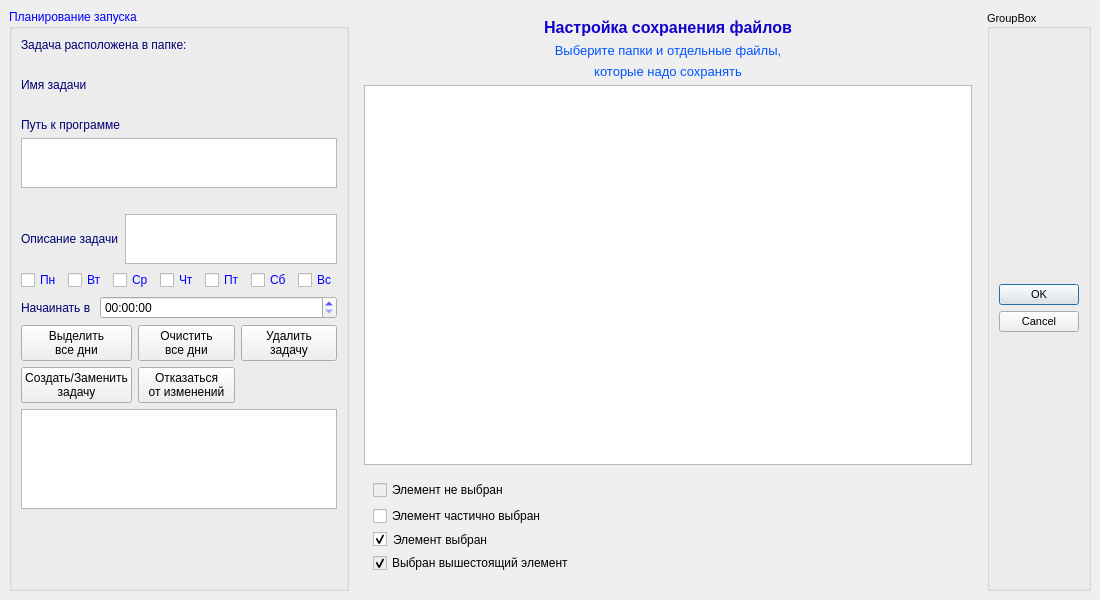
<?xml version="1.0" encoding="UTF-8"?>
<ui version="4.0">
 <class>MainWindow</class>
 <widget class="QMainWindow" name="MainWindow">
  <property name="geometry">
   <rect>
    <x>0</x>
    <y>0</y>
    <width>1100</width>
    <height>600</height>
   </rect>
  </property>
  <property name="windowTitle">
   <string>MainWindow</string>
  </property>
  <widget class="QWidget" name="centralwidget">
   <layout class="QHBoxLayout" name="horizontalLayout" stretch="1,3,0">
    <item>
     <widget class="QGroupBox" name="groupBoxLeft">
      <property name="maximumSize">
       <size>
        <width>16777215</width>
        <height>16777215</height>
       </size>
      </property>
      <property name="palette">
       <palette>
        <active>
         <colorrole role="WindowText">
          <brush brushstyle="SolidPattern">
           <color alpha="255">
            <red>0</red>
            <green>0</green>
            <blue>255</blue>
           </color>
          </brush>
         </colorrole>
        </active>
        <inactive>
         <colorrole role="WindowText">
          <brush brushstyle="SolidPattern">
           <color alpha="255">
            <red>0</red>
            <green>0</green>
            <blue>255</blue>
           </color>
          </brush>
         </colorrole>
        </inactive>
        <disabled>
         <colorrole role="WindowText">
          <brush brushstyle="SolidPattern">
           <color alpha="255">
            <red>120</red>
            <green>120</green>
            <blue>120</blue>
           </color>
          </brush>
         </colorrole>
        </disabled>
       </palette>
      </property>
      <property name="title">
       <string>Планирование запуска</string>
      </property>
      <property name="flat">
       <bool>true</bool>
      </property>
      <layout class="QVBoxLayout" name="verticalLayout_4">
       <item>
        <widget class="QLabel" name="label_6">
         <property name="palette">
          <palette>
           <active>
            <colorrole role="WindowText">
             <brush brushstyle="SolidPattern">
              <color alpha="255">
               <red>0</red>
               <green>0</green>
               <blue>113</blue>
              </color>
             </brush>
            </colorrole>
           </active>
           <inactive>
            <colorrole role="WindowText">
             <brush brushstyle="SolidPattern">
              <color alpha="255">
               <red>0</red>
               <green>0</green>
               <blue>113</blue>
              </color>
             </brush>
            </colorrole>
           </inactive>
           <disabled>
            <colorrole role="WindowText">
             <brush brushstyle="SolidPattern">
              <color alpha="255">
               <red>120</red>
               <green>120</green>
               <blue>120</blue>
              </color>
             </brush>
            </colorrole>
           </disabled>
          </palette>
         </property>
         <property name="text">
          <string>Задача расположена в папке:</string>
         </property>
        </widget>
       </item>
       <item>
        <widget class="QLabel" name="label_task_location">
         <property name="maximumSize">
          <size>
           <width>250</width>
           <height>16777215</height>
          </size>
         </property>
         <property name="text">
          <string/>
         </property>
        </widget>
       </item>
       <item>
        <widget class="QLabel" name="label_4">
         <property name="palette">
          <palette>
           <active>
            <colorrole role="WindowText">
             <brush brushstyle="SolidPattern">
              <color alpha="255">
               <red>0</red>
               <green>0</green>
               <blue>113</blue>
              </color>
             </brush>
            </colorrole>
           </active>
           <inactive>
            <colorrole role="WindowText">
             <brush brushstyle="SolidPattern">
              <color alpha="255">
               <red>0</red>
               <green>0</green>
               <blue>113</blue>
              </color>
             </brush>
            </colorrole>
           </inactive>
           <disabled>
            <colorrole role="WindowText">
             <brush brushstyle="SolidPattern">
              <color alpha="255">
               <red>120</red>
               <green>120</green>
               <blue>120</blue>
              </color>
             </brush>
            </colorrole>
           </disabled>
          </palette>
         </property>
         <property name="text">
          <string>Имя задачи</string>
         </property>
        </widget>
       </item>
       <item>
        <widget class="QLabel" name="label_task_name">
         <property name="text">
          <string/>
         </property>
        </widget>
       </item>
       <item>
        <widget class="QLabel" name="label_8">
         <property name="palette">
          <palette>
           <active>
            <colorrole role="WindowText">
             <brush brushstyle="SolidPattern">
              <color alpha="255">
               <red>0</red>
               <green>0</green>
               <blue>113</blue>
              </color>
             </brush>
            </colorrole>
           </active>
           <inactive>
            <colorrole role="WindowText">
             <brush brushstyle="SolidPattern">
              <color alpha="255">
               <red>0</red>
               <green>0</green>
               <blue>113</blue>
              </color>
             </brush>
            </colorrole>
           </inactive>
           <disabled>
            <colorrole role="WindowText">
             <brush brushstyle="SolidPattern">
              <color alpha="255">
               <red>120</red>
               <green>120</green>
               <blue>120</blue>
              </color>
             </brush>
            </colorrole>
           </disabled>
          </palette>
         </property>
         <property name="text">
          <string>Путь к программе</string>
         </property>
        </widget>
       </item>
       <item>
        <widget class="QPlainTextEdit" name="textEdit_program_path">
         <property name="maximumSize">
          <size>
           <width>16777215</width>
           <height>50</height>
          </size>
         </property>
        </widget>
       </item>
       <item>
        <widget class="QLabel" name="label_program_path">
         <property name="maximumSize">
          <size>
           <width>250</width>
           <height>16777215</height>
          </size>
         </property>
         <property name="whatsThis">
          <string/>
         </property>
         <property name="text">
          <string/>
         </property>
         <property name="wordWrap">
          <bool>true</bool>
         </property>
        </widget>
       </item>
       <item>
        <layout class="QHBoxLayout" name="horizontalLayout_3">
         <item>
          <widget class="QLabel" name="label_5">
           <property name="palette">
            <palette>
             <active>
              <colorrole role="WindowText">
               <brush brushstyle="SolidPattern">
                <color alpha="255">
                 <red>0</red>
                 <green>0</green>
                 <blue>113</blue>
                </color>
               </brush>
              </colorrole>
             </active>
             <inactive>
              <colorrole role="WindowText">
               <brush brushstyle="SolidPattern">
                <color alpha="255">
                 <red>0</red>
                 <green>0</green>
                 <blue>113</blue>
                </color>
               </brush>
              </colorrole>
             </inactive>
             <disabled>
              <colorrole role="WindowText">
               <brush brushstyle="SolidPattern">
                <color alpha="255">
                 <red>120</red>
                 <green>120</green>
                 <blue>120</blue>
                </color>
               </brush>
              </colorrole>
             </disabled>
            </palette>
           </property>
           <property name="text">
            <string>Описание задачи</string>
           </property>
          </widget>
         </item>
         <item>
          <widget class="QPlainTextEdit" name="textEdit_task_description">
           <property name="sizePolicy">
            <sizepolicy hsizetype="Preferred" vsizetype="Preferred">
             <horstretch>0</horstretch>
             <verstretch>0</verstretch>
            </sizepolicy>
           </property>
           <property name="maximumSize">
            <size>
             <width>16777215</width>
             <height>50</height>
            </size>
           </property>
           <property name="palette">
            <palette>
             <active>
              <colorrole role="WindowText">
               <brush brushstyle="SolidPattern">
                <color alpha="255">
                 <red>0</red>
                 <green>0</green>
                 <blue>255</blue>
                </color>
               </brush>
              </colorrole>
             </active>
             <inactive>
              <colorrole role="WindowText">
               <brush brushstyle="SolidPattern">
                <color alpha="255">
                 <red>0</red>
                 <green>0</green>
                 <blue>255</blue>
                </color>
               </brush>
              </colorrole>
             </inactive>
             <disabled>
              <colorrole role="WindowText">
               <brush brushstyle="SolidPattern">
                <color alpha="255">
                 <red>120</red>
                 <green>120</green>
                 <blue>120</blue>
                </color>
               </brush>
              </colorrole>
             </disabled>
            </palette>
           </property>
          </widget>
         </item>
        </layout>
       </item>
       <item>
        <layout class="QHBoxLayout" name="hbox_week_days">
         <item>
          <widget class="QCheckBox" name="checkBox_g7_1">
           <property name="sizePolicy">
            <sizepolicy hsizetype="Fixed" vsizetype="Fixed">
             <horstretch>0</horstretch>
             <verstretch>0</verstretch>
            </sizepolicy>
           </property>
           <property name="text">
            <string>Пн</string>
           </property>
          </widget>
         </item>
         <item>
          <widget class="QCheckBox" name="checkBox_g7_2">
           <property name="sizePolicy">
            <sizepolicy hsizetype="Fixed" vsizetype="Fixed">
             <horstretch>0</horstretch>
             <verstretch>0</verstretch>
            </sizepolicy>
           </property>
           <property name="text">
            <string>Вт</string>
           </property>
          </widget>
         </item>
         <item>
          <widget class="QCheckBox" name="checkBox_g7_3">
           <property name="sizePolicy">
            <sizepolicy hsizetype="Fixed" vsizetype="Fixed">
             <horstretch>0</horstretch>
             <verstretch>0</verstretch>
            </sizepolicy>
           </property>
           <property name="text">
            <string>Ср</string>
           </property>
          </widget>
         </item>
         <item>
          <widget class="QCheckBox" name="checkBox_g7_4">
           <property name="sizePolicy">
            <sizepolicy hsizetype="Fixed" vsizetype="Fixed">
             <horstretch>0</horstretch>
             <verstretch>0</verstretch>
            </sizepolicy>
           </property>
           <property name="text">
            <string>Чт</string>
           </property>
          </widget>
         </item>
         <item>
          <widget class="QCheckBox" name="checkBox_g7_5">
           <property name="sizePolicy">
            <sizepolicy hsizetype="Fixed" vsizetype="Fixed">
             <horstretch>0</horstretch>
             <verstretch>0</verstretch>
            </sizepolicy>
           </property>
           <property name="text">
            <string>Пт</string>
           </property>
          </widget>
         </item>
         <item>
          <widget class="QCheckBox" name="checkBox_g7_6">
           <property name="sizePolicy">
            <sizepolicy hsizetype="Fixed" vsizetype="Fixed">
             <horstretch>0</horstretch>
             <verstretch>0</verstretch>
            </sizepolicy>
           </property>
           <property name="text">
            <string>Сб</string>
           </property>
          </widget>
         </item>
         <item>
          <widget class="QCheckBox" name="checkBox_g7_7">
           <property name="sizePolicy">
            <sizepolicy hsizetype="Fixed" vsizetype="Fixed">
             <horstretch>0</horstretch>
             <verstretch>0</verstretch>
            </sizepolicy>
           </property>
           <property name="text">
            <string>Вс</string>
           </property>
          </widget>
         </item>
         <item>
          <spacer name="horizontalSpacer">
           <property name="orientation">
            <enum>Qt::Horizontal</enum>
           </property>
           <property name="sizeHint" stdset="0">
            <size>
             <width>80</width>
             <height>13</height>
            </size>
           </property>
          </spacer>
         </item>
        </layout>
       </item>
       <item>
        <layout class="QHBoxLayout" name="horizontalLayout_4">
         <item>
          <widget class="QLabel" name="label_11">
           <property name="sizePolicy">
            <sizepolicy hsizetype="Fixed" vsizetype="Preferred">
             <horstretch>0</horstretch>
             <verstretch>0</verstretch>
            </sizepolicy>
           </property>
           <property name="palette">
            <palette>
             <active>
              <colorrole role="WindowText">
               <brush brushstyle="SolidPattern">
                <color alpha="255">
                 <red>0</red>
                 <green>0</green>
                 <blue>113</blue>
                </color>
               </brush>
              </colorrole>
             </active>
             <inactive>
              <colorrole role="WindowText">
               <brush brushstyle="SolidPattern">
                <color alpha="255">
                 <red>0</red>
                 <green>0</green>
                 <blue>113</blue>
                </color>
               </brush>
              </colorrole>
             </inactive>
             <disabled>
              <colorrole role="WindowText">
               <brush brushstyle="SolidPattern">
                <color alpha="255">
                 <red>120</red>
                 <green>120</green>
                 <blue>120</blue>
                </color>
               </brush>
              </colorrole>
             </disabled>
            </palette>
           </property>
           <property name="text">
            <string>Начаинать в </string>
           </property>
          </widget>
         </item>
         <item>
          <widget class="QTimeEdit" name="timeEdit_task_start_in">
           <property name="palette">
            <palette>
             <active>
              <colorrole role="WindowText">
               <brush brushstyle="SolidPattern">
                <color alpha="255">
                 <red>0</red>
                 <green>0</green>
                 <blue>255</blue>
                </color>
               </brush>
              </colorrole>
             </active>
             <inactive>
              <colorrole role="WindowText">
               <brush brushstyle="SolidPattern">
                <color alpha="255">
                 <red>0</red>
                 <green>0</green>
                 <blue>255</blue>
                </color>
               </brush>
              </colorrole>
             </inactive>
             <disabled>
              <colorrole role="WindowText">
               <brush brushstyle="SolidPattern">
                <color alpha="255">
                 <red>120</red>
                 <green>120</green>
                 <blue>120</blue>
                </color>
               </brush>
              </colorrole>
             </disabled>
            </palette>
           </property>
          </widget>
         </item>
        </layout>
       </item>
       <item>
        <layout class="QGridLayout" name="gridLayout">
         <item row="0" column="0">
          <widget class="QPushButton" name="btn_select_all_day">
           <property name="enabled">
            <bool>true</bool>
           </property>
           <property name="autoFillBackground">
            <bool>false</bool>
           </property>
           <property name="text">
            <string>Выделить
все дни</string>
           </property>
           <property name="checkable">
            <bool>false</bool>
           </property>
           <property name="checked">
            <bool>false</bool>
           </property>
           <property name="autoDefault">
            <bool>false</bool>
           </property>
           <property name="default">
            <bool>false</bool>
           </property>
          </widget>
         </item>
         <item row="1" column="0">
          <widget class="QPushButton" name="btn_create_task">
           <property name="enabled">
            <bool>true</bool>
           </property>
           <property name="text">
            <string>Создать/Заменить
задачу</string>
           </property>
          </widget>
         </item>
         <item row="0" column="1">
          <widget class="QPushButton" name="btn_clean_all_day">
           <property name="enabled">
            <bool>true</bool>
           </property>
           <property name="text">
            <string>Очистить
все дни</string>
           </property>
           <property name="autoDefault">
            <bool>false</bool>
           </property>
           <property name="default">
            <bool>false</bool>
           </property>
           <property name="flat">
            <bool>false</bool>
           </property>
          </widget>
         </item>
         <item row="1" column="1">
          <widget class="QPushButton" name="btn_reject_changes">
           <property name="enabled">
            <bool>true</bool>
           </property>
           <property name="text">
            <string>Отказаться
от изменений</string>
           </property>
          </widget>
         </item>
         <item row="0" column="2">
          <widget class="QPushButton" name="btn_delete_task">
           <property name="enabled">
            <bool>true</bool>
           </property>
           <property name="text">
            <string>Удалить
задачу</string>
           </property>
          </widget>
         </item>
        </layout>
       </item>
       <item>
        <widget class="QTextEdit" name="textEdit_Error">
         <property name="sizePolicy">
          <sizepolicy hsizetype="Preferred" vsizetype="Minimum">
           <horstretch>0</horstretch>
           <verstretch>0</verstretch>
          </sizepolicy>
         </property>
         <property name="maximumSize">
          <size>
           <width>16777215</width>
           <height>100</height>
          </size>
         </property>
         <property name="palette">
          <palette>
           <active>
            <colorrole role="Text">
             <brush brushstyle="SolidPattern">
              <color alpha="255">
               <red>224</red>
               <green>0</green>
               <blue>0</blue>
              </color>
             </brush>
            </colorrole>
           </active>
           <inactive>
            <colorrole role="Text">
             <brush brushstyle="SolidPattern">
              <color alpha="255">
               <red>224</red>
               <green>0</green>
               <blue>0</blue>
              </color>
             </brush>
            </colorrole>
           </inactive>
           <disabled>
            <colorrole role="Text">
             <brush brushstyle="SolidPattern">
              <color alpha="255">
               <red>120</red>
               <green>120</green>
               <blue>120</blue>
              </color>
             </brush>
            </colorrole>
           </disabled>
          </palette>
         </property>
         <property name="font">
          <font>
           <weight>75</weight>
           <bold>true</bold>
          </font>
         </property>
         <property name="readOnly">
          <bool>true</bool>
         </property>
        </widget>
       </item>
       <item>
        <spacer name="verticalSpacer">
         <property name="orientation">
          <enum>Qt::Vertical</enum>
         </property>
         <property name="sizeHint" stdset="0">
          <size>
           <width>20</width>
           <height>40</height>
          </size>
         </property>
        </spacer>
       </item>
      </layout>
     </widget>
    </item>
    <item>
     <widget class="QWidget" name="widget" native="true">
      <layout class="QVBoxLayout" name="verticalLayout_2">
       <item>
        <widget class="QLabel" name="label">
         <property name="sizePolicy">
          <sizepolicy hsizetype="Preferred" vsizetype="Fixed">
           <horstretch>0</horstretch>
           <verstretch>0</verstretch>
          </sizepolicy>
         </property>
         <property name="palette">
          <palette>
           <active>
            <colorrole role="WindowText">
             <brush brushstyle="SolidPattern">
              <color alpha="255">
               <red>19</red>
               <green>2</green>
               <blue>204</blue>
              </color>
             </brush>
            </colorrole>
            <colorrole role="Text">
             <brush brushstyle="SolidPattern">
              <color alpha="255">
               <red>0</red>
               <green>0</green>
               <blue>0</blue>
              </color>
             </brush>
            </colorrole>
           </active>
           <inactive>
            <colorrole role="WindowText">
             <brush brushstyle="SolidPattern">
              <color alpha="255">
               <red>19</red>
               <green>2</green>
               <blue>204</blue>
              </color>
             </brush>
            </colorrole>
            <colorrole role="Text">
             <brush brushstyle="SolidPattern">
              <color alpha="255">
               <red>0</red>
               <green>0</green>
               <blue>0</blue>
              </color>
             </brush>
            </colorrole>
           </inactive>
           <disabled>
            <colorrole role="WindowText">
             <brush brushstyle="SolidPattern">
              <color alpha="255">
               <red>120</red>
               <green>120</green>
               <blue>120</blue>
              </color>
             </brush>
            </colorrole>
            <colorrole role="Text">
             <brush brushstyle="SolidPattern">
              <color alpha="255">
               <red>120</red>
               <green>120</green>
               <blue>120</blue>
              </color>
             </brush>
            </colorrole>
           </disabled>
          </palette>
         </property>
         <property name="font">
          <font>
           <pointsize>12</pointsize>
           <weight>75</weight>
           <bold>true</bold>
          </font>
         </property>
         <property name="text">
          <string>Настройка сохранения файлов</string>
         </property>
         <property name="alignment">
          <set>Qt::AlignCenter</set>
         </property>
        </widget>
       </item>
       <item>
        <widget class="QLabel" name="label_2">
         <property name="sizePolicy">
          <sizepolicy hsizetype="Expanding" vsizetype="Fixed">
           <horstretch>0</horstretch>
           <verstretch>0</verstretch>
          </sizepolicy>
         </property>
         <property name="maximumSize">
          <size>
           <width>16777215</width>
           <height>16777215</height>
          </size>
         </property>
         <property name="palette">
          <palette>
           <active>
            <colorrole role="WindowText">
             <brush brushstyle="SolidPattern">
              <color alpha="255">
               <red>0</red>
               <green>85</green>
               <blue>255</blue>
              </color>
             </brush>
            </colorrole>
           </active>
           <inactive>
            <colorrole role="WindowText">
             <brush brushstyle="SolidPattern">
              <color alpha="255">
               <red>0</red>
               <green>85</green>
               <blue>255</blue>
              </color>
             </brush>
            </colorrole>
           </inactive>
           <disabled>
            <colorrole role="WindowText">
             <brush brushstyle="SolidPattern">
              <color alpha="255">
               <red>120</red>
               <green>120</green>
               <blue>120</blue>
              </color>
             </brush>
            </colorrole>
           </disabled>
          </palette>
         </property>
         <property name="font">
          <font>
           <pointsize>10</pointsize>
          </font>
         </property>
         <property name="text">
          <string>Выберите папки и отдельные файлы,</string>
         </property>
         <property name="alignment">
          <set>Qt::AlignCenter</set>
         </property>
        </widget>
       </item>
       <item>
        <widget class="QLabel" name="label_3">
         <property name="sizePolicy">
          <sizepolicy hsizetype="Expanding" vsizetype="Fixed">
           <horstretch>0</horstretch>
           <verstretch>0</verstretch>
          </sizepolicy>
         </property>
         <property name="maximumSize">
          <size>
           <width>16777215</width>
           <height>16777215</height>
          </size>
         </property>
         <property name="palette">
          <palette>
           <active>
            <colorrole role="WindowText">
             <brush brushstyle="SolidPattern">
              <color alpha="255">
               <red>0</red>
               <green>85</green>
               <blue>255</blue>
              </color>
             </brush>
            </colorrole>
           </active>
           <inactive>
            <colorrole role="WindowText">
             <brush brushstyle="SolidPattern">
              <color alpha="255">
               <red>0</red>
               <green>85</green>
               <blue>255</blue>
              </color>
             </brush>
            </colorrole>
           </inactive>
           <disabled>
            <colorrole role="WindowText">
             <brush brushstyle="SolidPattern">
              <color alpha="255">
               <red>120</red>
               <green>120</green>
               <blue>120</blue>
              </color>
             </brush>
            </colorrole>
           </disabled>
          </palette>
         </property>
         <property name="font">
          <font>
           <pointsize>10</pointsize>
          </font>
         </property>
         <property name="text">
          <string>которые надо сохранять</string>
         </property>
         <property name="alignment">
          <set>Qt::AlignCenter</set>
         </property>
        </widget>
       </item>
       <item>
        <widget class="QTreeView" name="treeView">
         <property name="sizePolicy">
          <sizepolicy hsizetype="Preferred" vsizetype="Expanding">
           <horstretch>0</horstretch>
           <verstretch>0</verstretch>
          </sizepolicy>
         </property>
         <property name="baseSize">
          <size>
           <width>300</width>
           <height>200</height>
          </size>
         </property>
         <property name="alternatingRowColors">
          <bool>true</bool>
         </property>
         <property name="sortingEnabled">
          <bool>true</bool>
         </property>
        </widget>
       </item>
       <item>
        <widget class="QWidget" name="widget_2" native="true">
         <property name="sizePolicy">
          <sizepolicy hsizetype="Preferred" vsizetype="Minimum">
           <horstretch>0</horstretch>
           <verstretch>0</verstretch>
          </sizepolicy>
         </property>
         <layout class="QVBoxLayout" name="verticalLayout">
          <item>
           <widget class="QCheckBox" name="checkBox_no_select">
            <property name="enabled">
             <bool>false</bool>
            </property>
            <property name="focusPolicy">
             <enum>Qt::NoFocus</enum>
            </property>
            <property name="styleSheet">
             <string notr="true">color: black;</string>
            </property>
            <property name="text">
             <string>Элемент не выбран</string>
            </property>
            <property name="checkable">
             <bool>false</bool>
            </property>
            <property name="checked">
             <bool>false</bool>
            </property>
            <attribute name="buttonGroup">
             <string notr="true">buttonGroup_2</string>
            </attribute>
           </widget>
          </item>
          <item>
           <widget class="QCheckBox" name="checkBox_partially_select">
            <property name="enabled">
             <bool>true</bool>
            </property>
            <property name="sizePolicy">
             <sizepolicy hsizetype="Minimum" vsizetype="Fixed">
              <horstretch>100</horstretch>
              <verstretch>0</verstretch>
             </sizepolicy>
            </property>
            <property name="focusPolicy">
             <enum>Qt::NoFocus</enum>
            </property>
            <property name="text">
             <string>Элемент частично выбран</string>
            </property>
            <property name="checkable">
             <bool>false</bool>
            </property>
            <property name="checked">
             <bool>false</bool>
            </property>
            <property name="tristate">
             <bool>true</bool>
            </property>
            <attribute name="buttonGroup">
             <string notr="true">buttonGroup_2</string>
            </attribute>
           </widget>
          </item>
          <item>
           <widget class="QCheckBox" name="checkBox_select">
            <property name="enabled">
             <bool>true</bool>
            </property>
            <property name="focusPolicy">
             <enum>Qt::NoFocus</enum>
            </property>
            <property name="styleSheet">
             <string notr="true">QCheckBox:disabled {
    color: black;
}
QCheckBox::indicator:disabled {
    background: white;
}</string>
            </property>
            <property name="text">
             <string>Элемент выбран</string>
            </property>
            <property name="checkable">
             <bool>true</bool>
            </property>
            <property name="checked">
             <bool>true</bool>
            </property>
            <attribute name="buttonGroup">
             <string notr="true">buttonGroup_2</string>
            </attribute>
           </widget>
          </item>
          <item>
           <widget class="QCheckBox" name="checkBox_auto_select">
            <property name="enabled">
             <bool>false</bool>
            </property>
            <property name="focusPolicy">
             <enum>Qt::NoFocus</enum>
            </property>
            <property name="styleSheet">
             <string notr="true">color: black;</string>
            </property>
            <property name="text">
             <string>Выбран вышестоящий элемент</string>
            </property>
            <property name="checkable">
             <bool>true</bool>
            </property>
            <property name="checked">
             <bool>true</bool>
            </property>
            <property name="tristate">
             <bool>false</bool>
            </property>
            <attribute name="buttonGroup">
             <string notr="true">buttonGroup_2</string>
            </attribute>
           </widget>
          </item>
         </layout>
        </widget>
       </item>
      </layout>
     </widget>
    </item>
    <item>
     <widget class="QGroupBox" name="groupBox_2">
      <property name="sizePolicy">
       <sizepolicy hsizetype="Expanding" vsizetype="Preferred">
        <horstretch>0</horstretch>
        <verstretch>0</verstretch>
       </sizepolicy>
      </property>
      <property name="font">
       <font>
        <pointsize>8</pointsize>
       </font>
      </property>
      <property name="title">
       <string>GroupBox</string>
      </property>
      <property name="alignment">
       <set>Qt::AlignBottom|Qt::AlignLeading|Qt::AlignLeft</set>
      </property>
      <property name="flat">
       <bool>true</bool>
      </property>
      <layout class="QVBoxLayout" name="verticalLayout_3">
       <item>
        <widget class="QDialogButtonBox" name="buttonBox">
         <property name="sizePolicy">
          <sizepolicy hsizetype="Fixed" vsizetype="Fixed">
           <horstretch>0</horstretch>
           <verstretch>0</verstretch>
          </sizepolicy>
         </property>
         <property name="orientation">
          <enum>Qt::Vertical</enum>
         </property>
         <property name="standardButtons">
          <set>QDialogButtonBox::Cancel|QDialogButtonBox::Ok</set>
         </property>
        </widget>
       </item>
      </layout>
     </widget>
    </item>
   </layout>
  </widget>
 </widget>
 <resources/>
 <connections/>
 <buttongroups>
  <buttongroup name="buttonGroup_2">
   <property name="exclusive">
    <bool>false</bool>
   </property>
  </buttongroup>
 </buttongroups>
</ui>
